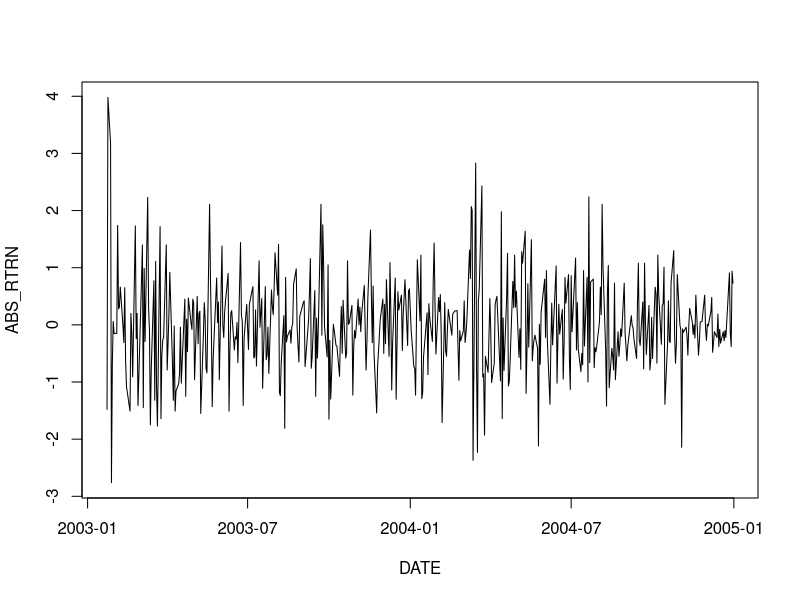
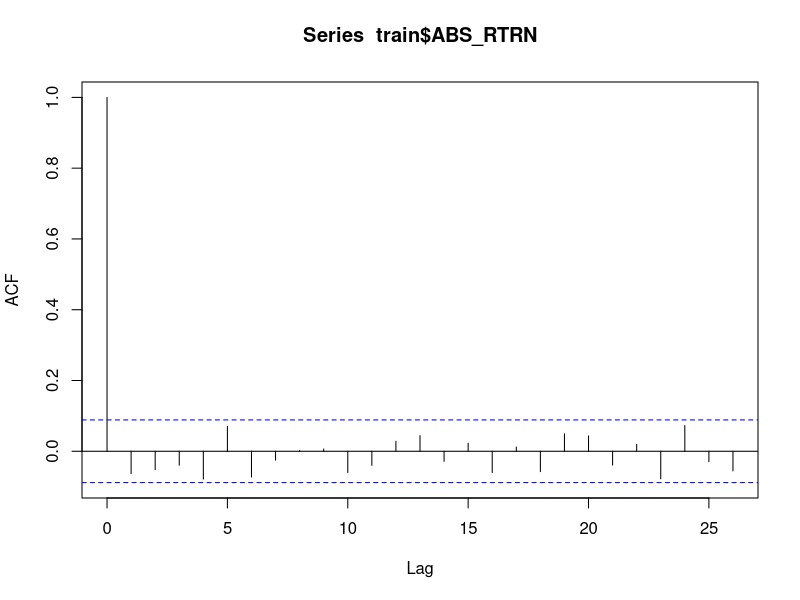
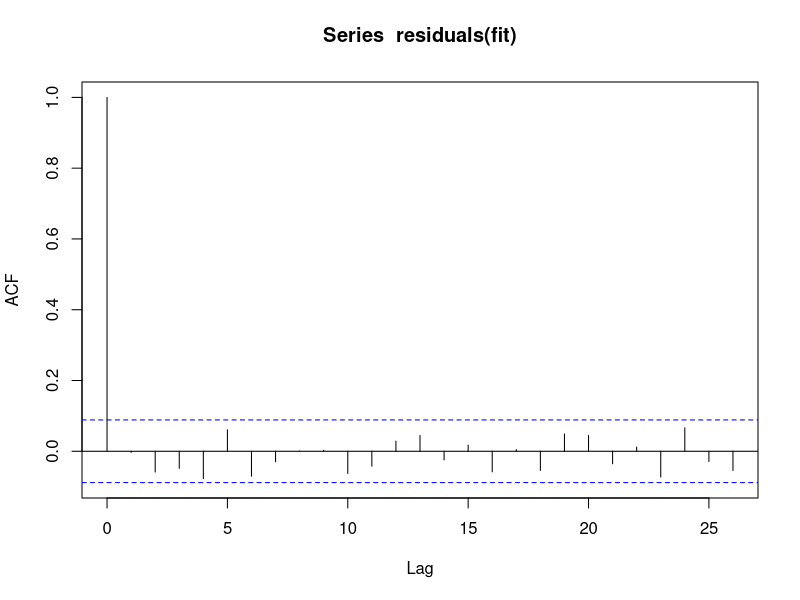
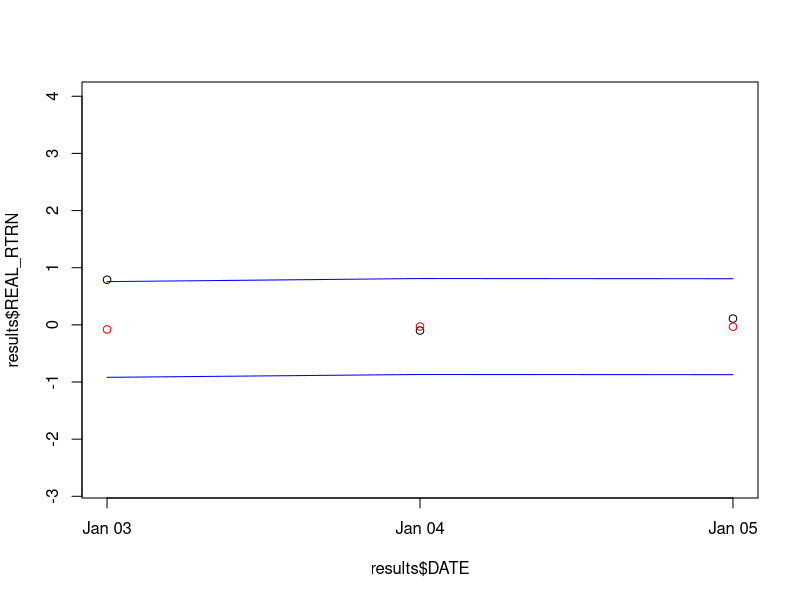

Write the R code that produced these figures, in order.
library(tseries) 
library(forecast) 
library(dplyr)
ds = read.csv("VIX.csv") 
today = as.Date("01-01-05",format="%d-%m-%y")

indexesdt = as.matrix(ds[,c("Close")])
returns = data.frame(DATE= as.Date(ds[-1,]$Date),
                     ABS_RTRN=diff(ds$Close))
                     #PERCENT_RTRN=diff(indexesdt)/indexesdt[-nrow(indexesdt),])
train = data.frame(returns) %>%
  filter(DATE < today) %>%
  filter(DATE > today - 355*2)
test = data.frame(returns) %>%
  filter(DATE >= today) %>%
  top_n(n=-3,wt=DATE)
# looking for signs of mean reversion
plot(train, type="l")
# acf decays to zero in periodic cycles
acf(train$ABS_RTRN)
# p-value smaller than 0.01
adf.test(train$ABS_RTRN) 

# FIT

fit = arima(train$ABS_RTRN, order=c(1,0,0)) 
acf(residuals(fit)) 

pnl <- function(x) {
  if(as.numeric(x[2])*as.numeric(x[3])>0) 
    return (abs(as.numeric(x[2])))
  else 
    return(-1*abs(as.numeric(x[2])))
}
# PREDICT
forecasts = predict(fit, 3) 
results = data.frame(DATE= as.Date(test$DATE),
                     REAL_RTRN = test$ABS_RTRN, PREDICTED=forecasts$pred)
results$PNL <- apply(results, 1, FUN = pnl)
total_pnl <- sum(results$PNL)
total_pnl
plot(results$DATE,results$REAL_RTRN, 
     ylim=c(min(train$ABS_RTRN),max(train$ABS_RTRN)), type="p") 
lines(results$DATE,results$PREDICTED, col="red", type="p") 
lines(results$DATE, 
      forecasts$pred + forecasts$se, col="blue") 
lines(results$DATE,
      forecasts$pred - forecasts$se, col="blue")

auto.arima(train$ABS_RTRN, max.P=0, max.Q=0, ic="aic")
# ARIMA(1,1,0) with drift 
auto.arima(train$ABS_RTRN, max.P=0, max.Q=0, ic="bic") # take bic
# ARIMA(1,1,0) with drift 